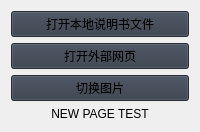
                     <widget class="QWidget" name="new_page">
                      <layout class="QVBoxLayout" name="verticalLayout_20">
                       <item>
                        <widget class="QPushButton" name="pushButton_2">
                         <property name="styleSheet">
                          <string notr="true">background-color: rgb(52, 59, 72);</string>
                         </property>
                         <property name="text">
                          <string>打开本地说明书文件</string>
                         </property>
                        </widget>
                       </item>
                       <item>
                        <widget class="QPushButton" name="pushButton_3">
                         <property name="styleSheet">
                          <string notr="true">background-color: rgb(52, 59, 72);</string>
                         </property>
                         <property name="text">
                          <string>打开外部网页</string>
                         </property>
                        </widget>
                       </item>
                       <item>
                        <widget class="QPushButton" name="pushButton_4">
                         <property name="styleSheet">
                          <string notr="true">background-color: rgb(52, 59, 72);</string>
                         </property>
                         <property name="text">
                          <string>切换图片</string>
                         </property>
                        </widget>
                       </item>
                       <item>
                        <widget class="QLabel" name="label">
                         <property name="text">
                          <string>NEW PAGE TEST</string>
                         </property>
                         <property name="alignment">
                          <set>Qt::AlignCenter</set>
                         </property>
                        </widget>
                       </item>
                      </layout>
                     </widget>
